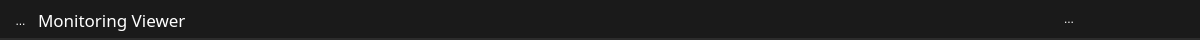
<?xml version="1.0" encoding="UTF-8"?>
<ui version="4.0">
 <class>TopFrame</class>
 <widget class="QFrame" name="TopFrame">
  <property name="geometry">
   <rect>
    <x>0</x>
    <y>0</y>
    <width>1200</width>
    <height>40</height>
   </rect>
  </property>
  <property name="windowTitle">
   <string>Frame</string>
  </property>
  <property name="styleSheet">
   <string notr="true">background-color: #1A1A1A;
border-bottom: 2px solid #2C2C2C;</string>
  </property>
  <widget class="QWidget" name="title_widget" native="true">
   <property name="geometry">
    <rect>
     <x>10</x>
     <y>4</y>
     <width>221</width>
     <height>31</height>
    </rect>
   </property>
   <property name="styleSheet">
    <string notr="true">border:none;</string>
   </property>
   <widget class="QLabel" name="title_label">
    <property name="geometry">
     <rect>
      <x>28</x>
      <y>3</y>
      <width>181</width>
      <height>26</height>
     </rect>
    </property>
    <property name="font">
     <font>
      <family>Hanwha</family>
      <pointsize>13</pointsize>
     </font>
    </property>
    <property name="styleSheet">
     <string notr="true">color: white;
border: none;
</string>
    </property>
    <property name="text">
     <string>Monitoring Viewer</string>
    </property>
   </widget>
   <widget class="QToolButton" name="title_icon">
    <property name="geometry">
     <rect>
      <x>-5</x>
      <y>1</y>
      <width>31</width>
      <height>31</height>
     </rect>
    </property>
    <property name="styleSheet">
     <string notr="true">qproperty-icon: url(&quot;:/images/image/safety_driver_icon.svg&quot;);
qproperty-iconSize: 20px 20px;
background: transparent;
border: none;
color: white;</string>
    </property>
    <property name="text">
     <string>...</string>
    </property>
   </widget>
  </widget>
  <widget class="QWidget" name="user_widget" native="true">
   <property name="geometry">
    <rect>
     <x>900</x>
     <y>0</y>
     <width>81</width>
     <height>31</height>
    </rect>
   </property>
   <property name="styleSheet">
    <string notr="true">border:none;</string>
   </property>
   <widget class="QLabel" name="admin_icon">
    <property name="geometry">
     <rect>
      <x>0</x>
      <y>10</y>
      <width>21</width>
      <height>21</height>
     </rect>
    </property>
    <property name="styleSheet">
     <string notr="true">border: none;</string>
    </property>
    <property name="text">
     <string/>
    </property>
    <property name="pixmap">
     <pixmap resource="resources/resources.qrc">:/images/image/user_icon.png</pixmap>
    </property>
   </widget>
   <widget class="QLabel" name="admin_label">
    <property name="geometry">
     <rect>
      <x>25</x>
      <y>12</y>
      <width>48</width>
      <height>16</height>
     </rect>
    </property>
    <property name="font">
     <font>
      <family>hanwhaGothic</family>
      <pointsize>10</pointsize>
      <fontweight>ExtraLight</fontweight>
     </font>
    </property>
    <property name="styleSheet">
     <string notr="true">color: white;
background: transparent;
border: none;</string>
    </property>
    <property name="text">
     <string/>
    </property>
   </widget>
  </widget>
  <widget class="QLabel" name="time_label">
   <property name="geometry">
    <rect>
     <x>1080</x>
     <y>9</y>
     <width>61</width>
     <height>20</height>
    </rect>
   </property>
   <property name="font">
    <font>
     <family>hanwhaGothic</family>
     <pointsize>10</pointsize>
     <fontweight>Light</fontweight>
    </font>
   </property>
   <property name="styleSheet">
    <string notr="true">color:white;
border:none;</string>
   </property>
   <property name="text">
    <string/>
   </property>
  </widget>
  <widget class="QPushButton" name="btn_close">
   <property name="geometry">
    <rect>
     <x>1159</x>
     <y>-1</y>
     <width>41</width>
     <height>41</height>
    </rect>
   </property>
   <property name="font">
    <font>
     <family>Microsoft PhagsPa</family>
     <pointsize>13</pointsize>
     <italic>false</italic>
     <bold>false</bold>
    </font>
   </property>
   <property name="styleSheet">
    <string notr="true">QPushButton{
qproperty-icon: url(&quot;:/images/image/close.svg&quot;);
qproperty-iconSize: 19px 19px;
text: &quot;&quot;;               /* 텍스트 지우기 */
background: transparent;
border: none;

}

QPushButton:hover {
    background-color: rgba(255,255,255,0.10); /* 10% 밝은 배경 */
    color: #D8D8D8;                           /* 아이콘을 약간 밝게 */
}

QPushButton:pressed {
    background-color: rgba(255,255,255,0.20); /* 20% 밝은 배경 */
    color: #FFFFFF;                           /* 아이콘을 완전 화이트로 */
}</string>
   </property>
   <property name="text">
    <string/>
   </property>
  </widget>
  <widget class="QToolButton" name="toolButton">
   <property name="geometry">
    <rect>
     <x>1054</x>
     <y>4</y>
     <width>30</width>
     <height>30</height>
    </rect>
   </property>
   <property name="styleSheet">
    <string notr="true">qproperty-icon: url(&quot;:/images/image/time.svg&quot;);
qproperty-iconSize: 20px 20px;
background: transparent;
border: none;
color: white;</string>
   </property>
   <property name="text">
    <string>...</string>
   </property>
  </widget>
 </widget>
 <resources>
  <include location="resources/resources.qrc"/>
 </resources>
 <connections/>
</ui>
